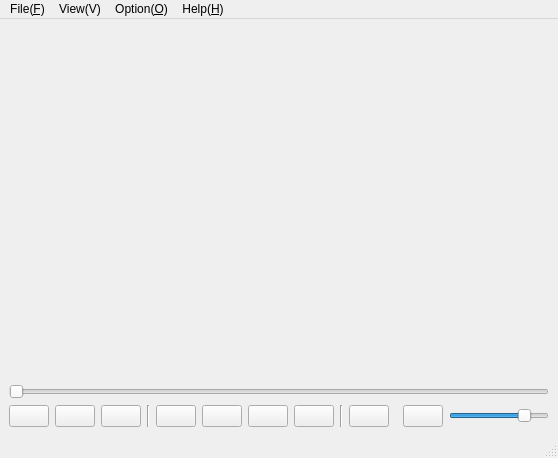
<?xml version="1.0" encoding="UTF-8"?>
<ui version="4.0">
 <class>PlayerDialog</class>
 <widget class="QMainWindow" name="PlayerDialog">
  <property name="geometry">
   <rect>
    <x>0</x>
    <y>0</y>
    <width>558</width>
    <height>458</height>
   </rect>
  </property>
  <property name="windowTitle">
   <string>ShinPlayer</string>
  </property>
  <widget class="QWidget" name="centralwidget">
   <layout class="QVBoxLayout" name="verticalLayout">
    <item>
     <layout class="QHBoxLayout" name="videoLayout">
      <property name="leftMargin">
       <number>0</number>
      </property>
      <property name="topMargin">
       <number>0</number>
      </property>
      <property name="rightMargin">
       <number>0</number>
      </property>
      <property name="bottomMargin">
       <number>0</number>
      </property>
      <item>
       <widget class="QWidget" name="videoDisplayWidget_2" native="true"/>
      </item>
     </layout>
    </item>
    <item>
     <layout class="QVBoxLayout" name="controlLayout">
      <item>
       <widget class="QSlider" name="seekSlider">
        <property name="minimum">
         <number>0</number>
        </property>
        <property name="maximum">
         <number>1000</number>
        </property>
        <property name="orientation">
         <enum>Qt::Horizontal</enum>
        </property>
       </widget>
      </item>
      <item>
       <layout class="QHBoxLayout" name="buttonLayout">
        <item>
         <widget class="QPushButton" name="playButton">
          <property name="maximumSize">
           <size>
            <width>16777215</width>
            <height>16777215</height>
           </size>
          </property>
          <property name="baseSize">
           <size>
            <width>90</width>
            <height>90</height>
           </size>
          </property>
          <property name="text">
           <string/>
          </property>
         </widget>
        </item>
        <item>
         <widget class="QPushButton" name="pauseButton">
          <property name="text">
           <string/>
          </property>
         </widget>
        </item>
        <item>
         <widget class="QPushButton" name="stopButton">
          <property name="text">
           <string/>
          </property>
         </widget>
        </item>
        <item>
         <widget class="Line" name="line">
          <property name="orientation">
           <enum>Qt::Vertical</enum>
          </property>
         </widget>
        </item>
        <item>
         <widget class="QPushButton" name="preButton">
          <property name="text">
           <string/>
          </property>
         </widget>
        </item>
        <item>
         <widget class="QPushButton" name="slowButton">
          <property name="text">
           <string/>
          </property>
         </widget>
        </item>
        <item>
         <widget class="QPushButton" name="fastButton">
          <property name="text">
           <string/>
          </property>
         </widget>
        </item>
        <item>
         <widget class="QPushButton" name="nextButton">
          <property name="text">
           <string/>
          </property>
         </widget>
        </item>
        <item>
         <widget class="Line" name="line_2">
          <property name="orientation">
           <enum>Qt::Vertical</enum>
          </property>
         </widget>
        </item>
        <item>
         <widget class="QPushButton" name="snapButton">
          <property name="text">
           <string/>
          </property>
         </widget>
        </item>
        <item>
         <spacer name="horizontalSpacer">
          <property name="orientation">
           <enum>Qt::Horizontal</enum>
          </property>
          <property name="sizeHint" stdset="0">
           <size>
            <width>40</width>
            <height>20</height>
           </size>
          </property>
         </spacer>
        </item>
        <item>
         <widget class="QPushButton" name="volumeButton">
          <property name="text">
           <string/>
          </property>
         </widget>
        </item>
        <item>
         <widget class="QSlider" name="volSlider">
          <property name="minimumSize">
           <size>
            <width>100</width>
            <height>20</height>
           </size>
          </property>
          <property name="maximumSize">
           <size>
            <width>100</width>
            <height>20</height>
           </size>
          </property>
          <property name="maximum">
           <number>100</number>
          </property>
          <property name="value">
           <number>80</number>
          </property>
          <property name="orientation">
           <enum>Qt::Horizontal</enum>
          </property>
         </widget>
        </item>
       </layout>
      </item>
     </layout>
    </item>
   </layout>
  </widget>
  <widget class="QStatusBar" name="statusbar"/>
  <widget class="QMenuBar" name="menubar">
   <property name="geometry">
    <rect>
     <x>0</x>
     <y>0</y>
     <width>558</width>
     <height>21</height>
    </rect>
   </property>
   <widget class="QMenu" name="menuHelp">
    <property name="title">
     <string>Help(&amp;H)</string>
    </property>
    <addaction name="actionAbout"/>
   </widget>
   <widget class="QMenu" name="menuOption">
    <property name="title">
     <string>Option(&amp;O)</string>
    </property>
    <widget class="QMenu" name="menuPicture_Format">
     <property name="title">
      <string>Picture Format</string>
     </property>
     <addaction name="actionBMP"/>
     <addaction name="actionJPEG"/>
    </widget>
    <addaction name="menuPicture_Format"/>
    <addaction name="actionSet_Cap_Pic_Path"/>
   </widget>
   <widget class="QMenu" name="menuFile">
    <property name="title">
     <string>File(&amp;F)</string>
    </property>
    <addaction name="actionOpen"/>
    <addaction name="separator"/>
    <addaction name="actionExit"/>
   </widget>
   <widget class="QMenu" name="menuView_V">
    <property name="title">
     <string>View(V)</string>
    </property>
    <addaction name="actionWatermark"/>
   </widget>
   <addaction name="menuFile"/>
   <addaction name="menuView_V"/>
   <addaction name="menuOption"/>
   <addaction name="menuHelp"/>
  </widget>
  <action name="actionOpen">
   <property name="text">
    <string>Open...</string>
   </property>
   <property name="shortcut">
    <string>Ctrl+O</string>
   </property>
   <property name="shortcutContext">
    <enum>Qt::ApplicationShortcut</enum>
   </property>
  </action>
  <action name="actionExit">
   <property name="text">
    <string>Exit</string>
   </property>
   <property name="shortcut">
    <string>Ctrl+Q</string>
   </property>
   <property name="shortcutContext">
    <enum>Qt::ApplicationShortcut</enum>
   </property>
  </action>
  <action name="actionBMP">
   <property name="checkable">
    <bool>true</bool>
   </property>
   <property name="text">
    <string>BMP</string>
   </property>
  </action>
  <action name="actionJPEG">
   <property name="checkable">
    <bool>true</bool>
   </property>
   <property name="text">
    <string>JPEG</string>
   </property>
  </action>
  <action name="actionSet_Cap_Pic_Path">
   <property name="text">
    <string>Set Cap Pic Path</string>
   </property>
  </action>
  <action name="actionAbout">
   <property name="text">
    <string>About...</string>
   </property>
  </action>
  <action name="actionWatermark">
   <property name="enabled">
    <bool>false</bool>
   </property>
   <property name="text">
    <string>Watermark</string>
   </property>
  </action>
 </widget>
 <resources/>
 <connections/>
</ui>
